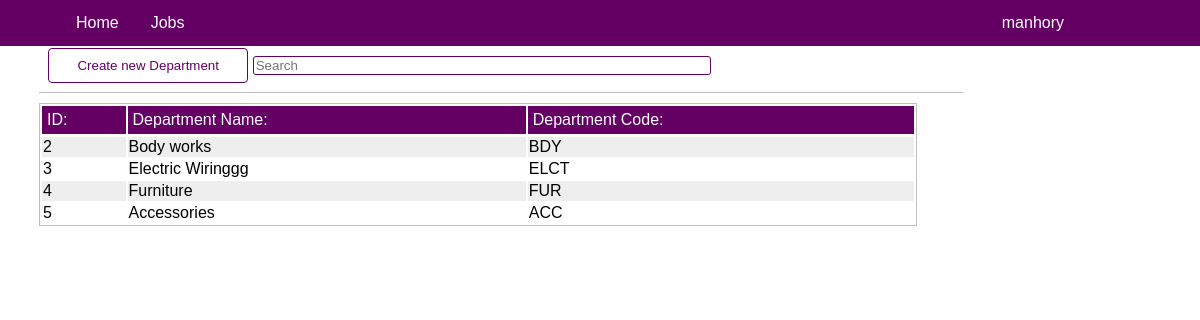
The app's page /dre_admin/departments/ (signed in) with its own data.
### dre_admin/models.py (models this page shows, shortened)
class Department(models.Model):
    dep_code = models.CharField(max_length = 20, unique = False, default = 'All')
    dep_name = models.CharField(max_length = 30,  default = 'All')
    dep_description = models.CharField(max_length = 400, null = True)

### dre_admin/views.py (the view)
# urls.py: path('departments/', views.Departments, name = 'departments'),
@login_required
def Departments(request):
    prf = Profile.objects.get(user__username = request.user.username)
    deps = Department.objects.all().order_by('id')
    if request.method == 'POST':
        form = DepartmentCreationForm(request.POST)
        if form.is_valid():
            try:
                check_dep_code = DepCodeIsUnique(form.cleaned_data.get('dep_code'))
                if check_dep_code:
                    messages.error(request, 'Department code already exists')
                else:
                    dep = Department(dep_code = form.cleaned_data.get('dep_code'),
                    dep_name = form.cleaned_data.get('dep_name'),
                    dep_description = form.cleaned_data.get('dep_description'))
                    dep.save()
                    messages.success(request,'New department was successfully created :)')
            except Exception as e:
                messages.error(request, str(e))
    else:
        form = DepartmentCreationForm()
    context = {
        'form': form,
        'deps': deps,
        'prf': prf
    }
    return render(request, 'dre_admin/department.html', context)

### dre_admin/forms.py
class DepartmentCreationForm(ModelForm):
    class Meta:
        model = Department
        fields = ['dep_code', 'dep_name', 'dep_description']

### dre_admin/templates/dre_admin/department.html (shortened to what this page needs)
{% extends "home/base.html"%}
{% load crispy_forms_tags%}
{% block content %}
    <div class = "actionpage">
        <div class="action-header">
            <button class = 'btn-active' id = "create-department" style = "width: 200px;">Create new Department</button>
            <input type = "text" placeholder = "Search"id = 'srch' />
        </div>
        <table>
            <tr>
                <th>ID:</th>
                <th>Department Name:</th>
                <th>Department Code:</th>
            </tr>
            {% for d in deps %}
            {% if d.dep_name != 'All'%}
                <tr class = 'table-row' id = "{{d.id}}">
                    <td>{{d.id}}</td>
                    <td>{{d.dep_name}}</td>
                    <td>{{d.dep_code}}</td>
                </tr>
            {% endif %}
            {% endfor %}
        </table>
    </div>
{% endblock %}

### home/templates/home/base.html (shortened to what this page needs)
{% load static %}
<!DOCTYPE html>
<html>
    <head>
        <link rel = "stylesheet" href = "{% static 'home/css/main.css'%}" />
    </head>
    <body>
      <nav class = 'main-nav'>
        <ul>
          <div class = 'left-stuff-container'>
            <li><a href="{% url 'home'%}">Home</a></li>
            <li class = 'dropdown'><a href="#">Jobs</a>
            </li>
          </div>
          <div class = 'right-stuff-container'>
            <li class = 'dropdown'>
              <a href="javascript:void(0)" class="dropbtn">{{user.username}} </a>
            </li>
          </div>
        </ul>
      </nav>
      <div class = 'mainpage'>
        {% block content %}{% endblock %}
      </div>
    </body>
</html>

### home/static/home/css/main.css (style rules this page uses)
body { margin: 0px;; padding: 0px;; font-family: "Arial Black", Gadget, sans-serif; background-size: cover; }
.main-nav { background-color: rgb(100,0,100); position: fixed; top: 0; width: 100%; z-index: 1; }
ul { list-style-type: none; margin: 0; padding: 0; overflow: hidden; }
.left-stuff-container { margin-left: 5%; }
li { float: left; }
li a { display: block; text-align: center; padding: 14px 16px; text-decoration: none; color: white; border-radius: 4px; transition: all 0.1s ease-out; }
.right-stuff-container { display: inline-block; float: right; margin-right: 10%; }
.mainpage { margin-top: 0px; }
.actionpage { margin-top: 2%; margin: 2%; padding: 15px; width: 77%; }
.action-header { padding: 1%; border-bottom: solid 1px silver; }
input[type = text] { width: 50%; border: solid; border-color: rgb(100,0,100); border-width: 1px; border-radius: 3px; }
.btn-active { height: 35px; width: 120px; background-color: white; color: rgb(100,0,100); border: solid 1px rgb(100,0,100); border-radius: 4px; transition: all 0.1s ease-out; }
table { width: 95%; border: solid; border-width: 1px; border-color: silver; overflow: scroll; margin-top: 1%; margin-bottom: 2%; }
th { width: auto; background-color: rgb(100,0,100); color: white; text-align: left; font-weight:normal; padding: 5px; border-bottom: solid 1px; }
tr { border-bottom: solid; border-width: 1px; border-color: black; background-color: white; }
tr:nth-child(even) { background-color: #eee; }

### records on screen
Department: id "2", dep_name "Body works", dep_code "BDY"
Department: id "3", dep_name "Electric Wiringgg", dep_code "ELCT"
Department: id "4", dep_name "Furniture", dep_code "FUR"
Department: id "5", dep_name "Accessories", dep_code "ACC"

### other values on screen
{{ user.username }} "manhory"
